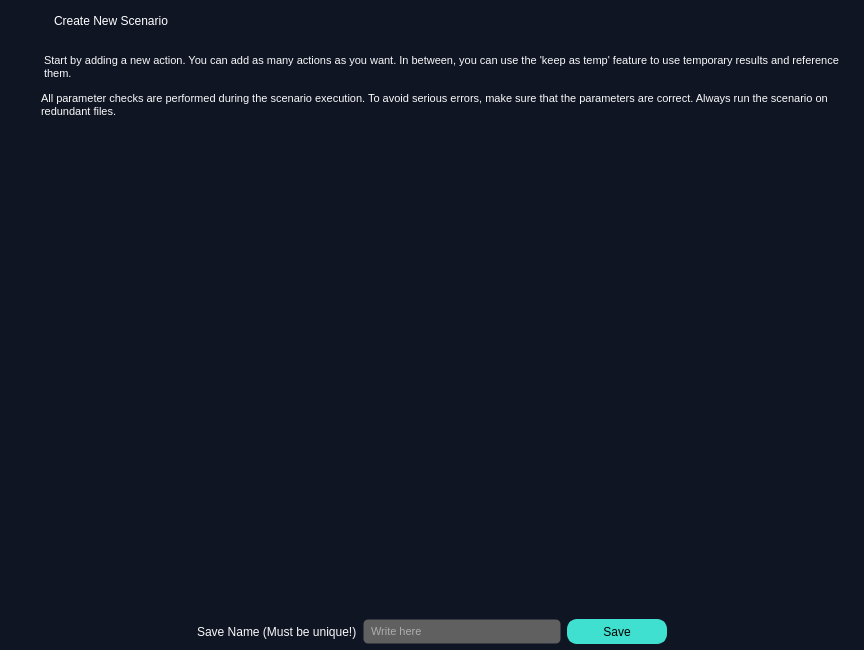
<?xml version="1.0" encoding="UTF-8"?>
<ui version="4.0">
 <class>MainWindow</class>
 <widget class="QMainWindow" name="MainWindow">
  <property name="geometry">
   <rect>
    <x>0</x>
    <y>0</y>
    <width>864</width>
    <height>650</height>
   </rect>
  </property>
  <property name="minimumSize">
   <size>
    <width>864</width>
    <height>650</height>
   </size>
  </property>
  <property name="windowTitle">
   <string>MainWindow</string>
  </property>
  <property name="styleSheet">
   <string notr="true">QScrollArea QWidget{
	background-color:#101524;
}

QScrollArea{
	border:none;
}</string>
  </property>
  <widget class="QWidget" name="centralwidget">
   <property name="styleSheet">
    <string notr="true">#centralwidget{
	background-color:#101524;
}

QScrollBar::handle{
	background-color:#6B6B6B;
}

QScrollBar::handle:pressed{
	background-color:#555555;
}

QScrollBar::handle:horizontal{
	border-radius:7px;
}

QScrollBar::handle:vertical{
	border-radius:7px;
}

QScrollBar:horizontal{
	height: 10px;
}

QScrollBar:vertical{
	width: 10px;
}</string>
   </property>
   <layout class="QVBoxLayout" name="verticalLayout_3">
    <property name="leftMargin">
     <number>0</number>
    </property>
    <property name="topMargin">
     <number>0</number>
    </property>
    <property name="rightMargin">
     <number>0</number>
    </property>
    <property name="bottomMargin">
     <number>0</number>
    </property>
    <item>
     <widget class="QWidget" name="widget_frame" native="true">
      <property name="minimumSize">
       <size>
        <width>0</width>
        <height>42</height>
       </size>
      </property>
      <property name="maximumSize">
       <size>
        <width>16777215</width>
        <height>42</height>
       </size>
      </property>
      <property name="styleSheet">
       <string notr="true">QWidget[objectName=&quot;widget_frame&quot;]{
	background-color:#3B3B3B;
}

QPushButton{
	background-color:none;
	border-radius:0px;
}

QLabel{
	background-color:none;
	color:#FFFFFF;
}

#lbl_titlebar_text{
	font:12px;
}

#btn_close_window{
	icon:url(&quot;:/yeniÖnek/fifsot_icons/close_1_white.png&quot;);
}

#btn_close_window:hover{
	icon:url(&quot;:/yeniÖnek/fifsot_icons/close_1_red.png&quot;);
}

#btn_close_window:pressed{
	icon:url(&quot;:/yeniÖnek/fifsot_icons/close_1_white.png&quot;);
}</string>
      </property>
      <layout class="QHBoxLayout" name="horizontalLayout_7">
       <item>
        <widget class="QLabel" name="lbl_titlebar_icon">
         <property name="minimumSize">
          <size>
           <width>24</width>
           <height>24</height>
          </size>
         </property>
         <property name="maximumSize">
          <size>
           <width>24</width>
           <height>24</height>
          </size>
         </property>
         <property name="text">
          <string/>
         </property>
         <property name="pixmap">
          <pixmap resource="../deneme.qrc">:/yeniÖnek/fifsot_icons/F_Icon_1.png</pixmap>
         </property>
         <property name="scaledContents">
          <bool>true</bool>
         </property>
        </widget>
       </item>
       <item>
        <spacer name="horizontalSpacer_5">
         <property name="orientation">
          <enum>Qt::Horizontal</enum>
         </property>
         <property name="sizeType">
          <enum>QSizePolicy::Fixed</enum>
         </property>
         <property name="sizeHint" stdset="0">
          <size>
           <width>15</width>
           <height>20</height>
          </size>
         </property>
        </spacer>
       </item>
       <item>
        <widget class="QLabel" name="lbl_titlebar_text">
         <property name="minimumSize">
          <size>
           <width>0</width>
           <height>24</height>
          </size>
         </property>
         <property name="maximumSize">
          <size>
           <width>16777215</width>
           <height>24</height>
          </size>
         </property>
         <property name="text">
          <string>Create New Scenario</string>
         </property>
        </widget>
       </item>
       <item>
        <spacer name="horizontalSpacer_2">
         <property name="orientation">
          <enum>Qt::Horizontal</enum>
         </property>
         <property name="sizeHint" stdset="0">
          <size>
           <width>330</width>
           <height>20</height>
          </size>
         </property>
        </spacer>
       </item>
       <item>
        <widget class="QPushButton" name="btn_close_window">
         <property name="minimumSize">
          <size>
           <width>24</width>
           <height>24</height>
          </size>
         </property>
         <property name="maximumSize">
          <size>
           <width>24</width>
           <height>24</height>
          </size>
         </property>
         <property name="text">
          <string/>
         </property>
        </widget>
       </item>
      </layout>
     </widget>
    </item>
    <item>
     <widget class="QWidget" name="widget_header" native="true">
      <property name="styleSheet">
       <string notr="true">QLabel{
	color:#FAFAFA;
	font:11px;
}</string>
      </property>
      <layout class="QVBoxLayout" name="verticalLayout_2">
       <property name="spacing">
        <number>0</number>
       </property>
       <property name="topMargin">
        <number>0</number>
       </property>
       <property name="bottomMargin">
        <number>0</number>
       </property>
       <item>
        <layout class="QHBoxLayout" name="horizontalLayout_3">
         <property name="spacing">
          <number>10</number>
         </property>
         <item>
          <widget class="QLabel" name="lbl_hint_icon">
           <property name="minimumSize">
            <size>
             <width>25</width>
             <height>25</height>
            </size>
           </property>
           <property name="maximumSize">
            <size>
             <width>25</width>
             <height>25</height>
            </size>
           </property>
           <property name="text">
            <string/>
           </property>
           <property name="pixmap">
            <pixmap resource="../deneme.qrc">:/yeniÖnek/fifsot_icons/hint_icon.png</pixmap>
           </property>
           <property name="scaledContents">
            <bool>true</bool>
           </property>
           <property name="alignment">
            <set>Qt::AlignCenter</set>
           </property>
          </widget>
         </item>
         <item>
          <widget class="QLabel" name="lbl_hint">
           <property name="minimumSize">
            <size>
             <width>0</width>
             <height>38</height>
            </size>
           </property>
           <property name="maximumSize">
            <size>
             <width>16777215</width>
             <height>38</height>
            </size>
           </property>
           <property name="text">
            <string>Start by adding a new action. You can add as many actions as you want. In between, you can use the 'keep as temp' feature to use temporary results and reference them.</string>
           </property>
           <property name="wordWrap">
            <bool>true</bool>
           </property>
          </widget>
         </item>
        </layout>
       </item>
       <item>
        <layout class="QHBoxLayout" name="horizontalLayout_4">
         <property name="spacing">
          <number>10</number>
         </property>
         <item>
          <widget class="QLabel" name="lbl_warning_icon">
           <property name="minimumSize">
            <size>
             <width>22</width>
             <height>22</height>
            </size>
           </property>
           <property name="maximumSize">
            <size>
             <width>22</width>
             <height>22</height>
            </size>
           </property>
           <property name="text">
            <string/>
           </property>
           <property name="pixmap">
            <pixmap resource="../deneme.qrc">:/yeniÖnek/fifsot_icons/disclaimer_red.png</pixmap>
           </property>
           <property name="scaledContents">
            <bool>true</bool>
           </property>
          </widget>
         </item>
         <item>
          <widget class="QLabel" name="lbl_warning">
           <property name="minimumSize">
            <size>
             <width>0</width>
             <height>38</height>
            </size>
           </property>
           <property name="maximumSize">
            <size>
             <width>16777215</width>
             <height>38</height>
            </size>
           </property>
           <property name="text">
            <string>All parameter checks are performed during the scenario execution. To avoid serious errors, make sure that the parameters are correct. Always run the scenario on redundant files.</string>
           </property>
           <property name="wordWrap">
            <bool>true</bool>
           </property>
          </widget>
         </item>
        </layout>
       </item>
      </layout>
     </widget>
    </item>
    <item>
     <widget class="QScrollArea" name="scrollArea_scenario_area">
      <property name="styleSheet">
       <string notr="true">QPushButton{
	background-color:transparent;
}

QLabel{
	color:#F0F0F0;
	font:bold;
}

QLineEdit{
	background-color:#555555;
	border:1px solid #555555;
	border-radius:10px;
	padding-left:10px;
	color:#F0F0F0;
}

QCheckBox{
	color:#F0F0F0;
}

QCheckBox::indicator:checked{
	image:url(&quot;:/yeniÖnek/fifsot_icons/checked_square.png&quot;);
	width:16px;
	height:16px;
}

QCheckBox::indicator:unchecked{
	image:url(&quot;:/yeniÖnek/fifsot_icons/square.png&quot;);
	width:16px;
	height:16px;
}

QSpinBox{
	background-color:#555555;
	color:#F0F0F0;
}

QSpinBox:up-button{
	subcontrol-position:right;
	width:12px;
	height:12px;
	image:url(&quot;:/yeniÖnek/fifsot_icons/up_arrow_white.png&quot;);
}

QSpinBox:up-button:hover{
	image:url(&quot;:/yeniÖnek/fifsot_icons/up_arrow_blue.png&quot;);
}

QSpinBox:down-button{
	subcontrol-position:left;
	width:12px;
	height:12px;
	image:url(&quot;:/yeniÖnek/fifsot_icons/down_arrow_white.png&quot;);
}

QSpinBox:down-button:hover{
	subcontrol-position:left;
	width:12px;
	height:12px;
	image:url(&quot;:/yeniÖnek/fifsot_icons/down_arrow_blue.png&quot;);
}

QComboBox {
    background-color: #bbbcba;
    border: 2px solid #bbbcba;
    color: #000000;
    border-radius: 10px;
    padding-left: 5px;
    font: 11px;
}
QComboBox QListView {
    background-color: #555555;
    color: #f0f0f0;
    padding: 5px;
    outline: 0px;
    border: 1px solid #555555;
}
QComboBox QListView::item:hover {
    background-color: #be8af9;
    color: #000000;
}
QComboBox QListView::item:selected {
    background-color: #be8af9;
    color: #000000;
}</string>
      </property>
      <property name="widgetResizable">
       <bool>true</bool>
      </property>
      <widget class="QWidget" name="scrollAreaWidgetContents">
       <property name="geometry">
        <rect>
         <x>0</x>
         <y>0</y>
         <width>864</width>
         <height>419</height>
        </rect>
       </property>
       <layout class="QVBoxLayout" name="verticalLayout_5"/>
      </widget>
     </widget>
    </item>
    <item>
     <widget class="QWidget" name="widget_btn_container" native="true">
      <property name="minimumSize">
       <size>
        <width>430</width>
        <height>91</height>
       </size>
      </property>
      <property name="maximumSize">
       <size>
        <width>16777215</width>
        <height>91</height>
       </size>
      </property>
      <property name="styleSheet">
       <string notr="true">QWidget[objectName=&quot;widget_btn_container&quot;]{
	background-color:#3B3B3B;
}

QPushButton{
	background-color:#40E0D0;
	border:2px solid #40E0D0;
	border-radius:10px;
}

QPushButton:hover{
	border:2px solid #2BA699;
}

QPushButton:pressed{
	color:#555555;
}

#btn_add_transaction{
	icon:url(&quot;:/yeniÖnek/fifsot_icons/add_2_blue.png&quot;);
	background-color:transparent;
	border:1px solid transparent;
	border-radius:25px;
}

#btn_add_transaction:hover{
	icon:url(&quot;:/yeniÖnek/fifsot_icons/add_2_lightBlue.png&quot;);
	background-color:transparent;
	border:1px solid transparent;
	border-radius:25px;
}

#btn_add_transaction:pressed{
	icon:url(&quot;:/yeniÖnek/fifsot_icons/add_2_white.png&quot;);
}

#widget_add_btn_container{
	background-color:#101524;
}

#lbl_saveName{
	color:#FAFAFA;
}

#lineEdit_saveName{
	color:#FAFAFA;
	background-color:#606060;
	border:1px solid transparent;
	border-radius:5px;
	padding-left:5px;
	font:11px;
}

#lineEdit_saveName:focus{
	border:1px solid #D1D1D1;
}</string>
      </property>
      <layout class="QVBoxLayout" name="verticalLayout">
       <property name="spacing">
        <number>6</number>
       </property>
       <property name="leftMargin">
        <number>0</number>
       </property>
       <property name="topMargin">
        <number>0</number>
       </property>
       <property name="rightMargin">
        <number>0</number>
       </property>
       <property name="bottomMargin">
        <number>0</number>
       </property>
       <item>
        <widget class="QWidget" name="widget_add_btn_container" native="true">
         <layout class="QGridLayout" name="gridLayout">
          <property name="leftMargin">
           <number>0</number>
          </property>
          <property name="topMargin">
           <number>0</number>
          </property>
          <property name="rightMargin">
           <number>0</number>
          </property>
          <property name="bottomMargin">
           <number>0</number>
          </property>
          <item row="0" column="0">
           <layout class="QHBoxLayout" name="horizontalLayout">
            <item>
             <spacer name="horizontalSpacer">
              <property name="orientation">
               <enum>Qt::Horizontal</enum>
              </property>
              <property name="sizeHint" stdset="0">
               <size>
                <width>255</width>
                <height>20</height>
               </size>
              </property>
             </spacer>
            </item>
            <item>
             <widget class="QPushButton" name="btn_add_transaction">
              <property name="minimumSize">
               <size>
                <width>51</width>
                <height>51</height>
               </size>
              </property>
              <property name="maximumSize">
               <size>
                <width>51</width>
                <height>51</height>
               </size>
              </property>
              <property name="toolTip">
               <string>Add a new transaction</string>
              </property>
              <property name="text">
               <string/>
              </property>
              <property name="iconSize">
               <size>
                <width>44</width>
                <height>44</height>
               </size>
              </property>
             </widget>
            </item>
            <item>
             <spacer name="horizontalSpacer_3">
              <property name="orientation">
               <enum>Qt::Horizontal</enum>
              </property>
              <property name="sizeHint" stdset="0">
               <size>
                <width>255</width>
                <height>20</height>
               </size>
              </property>
             </spacer>
            </item>
           </layout>
          </item>
         </layout>
        </widget>
       </item>
       <item>
        <layout class="QHBoxLayout" name="horizontalLayout_2">
         <property name="spacing">
          <number>6</number>
         </property>
         <property name="bottomMargin">
          <number>6</number>
         </property>
         <item>
          <spacer name="horizontalSpacer_8">
           <property name="orientation">
            <enum>Qt::Horizontal</enum>
           </property>
           <property name="sizeHint" stdset="0">
            <size>
             <width>40</width>
             <height>20</height>
            </size>
           </property>
          </spacer>
         </item>
         <item>
          <widget class="QLabel" name="lbl_saveName">
           <property name="minimumSize">
            <size>
             <width>160</width>
             <height>25</height>
            </size>
           </property>
           <property name="maximumSize">
            <size>
             <width>160</width>
             <height>25</height>
            </size>
           </property>
           <property name="text">
            <string>Save Name (Must be unique!):</string>
           </property>
          </widget>
         </item>
         <item>
          <widget class="QLineEdit" name="lineEdit_saveName">
           <property name="minimumSize">
            <size>
             <width>198</width>
             <height>25</height>
            </size>
           </property>
           <property name="maximumSize">
            <size>
             <width>16777215</width>
             <height>25</height>
            </size>
           </property>
           <property name="placeholderText">
            <string>Write here</string>
           </property>
           <property name="clearButtonEnabled">
            <bool>true</bool>
           </property>
          </widget>
         </item>
         <item>
          <widget class="QPushButton" name="btn_save">
           <property name="minimumSize">
            <size>
             <width>100</width>
             <height>25</height>
            </size>
           </property>
           <property name="maximumSize">
            <size>
             <width>100</width>
             <height>25</height>
            </size>
           </property>
           <property name="text">
            <string>Save</string>
           </property>
          </widget>
         </item>
         <item>
          <spacer name="horizontalSpacer_4">
           <property name="orientation">
            <enum>Qt::Horizontal</enum>
           </property>
           <property name="sizeHint" stdset="0">
            <size>
             <width>40</width>
             <height>20</height>
            </size>
           </property>
          </spacer>
         </item>
        </layout>
       </item>
      </layout>
     </widget>
    </item>
   </layout>
  </widget>
 </widget>
 <resources>
  <include location="../deneme.qrc"/>
 </resources>
 <connections/>
</ui>
